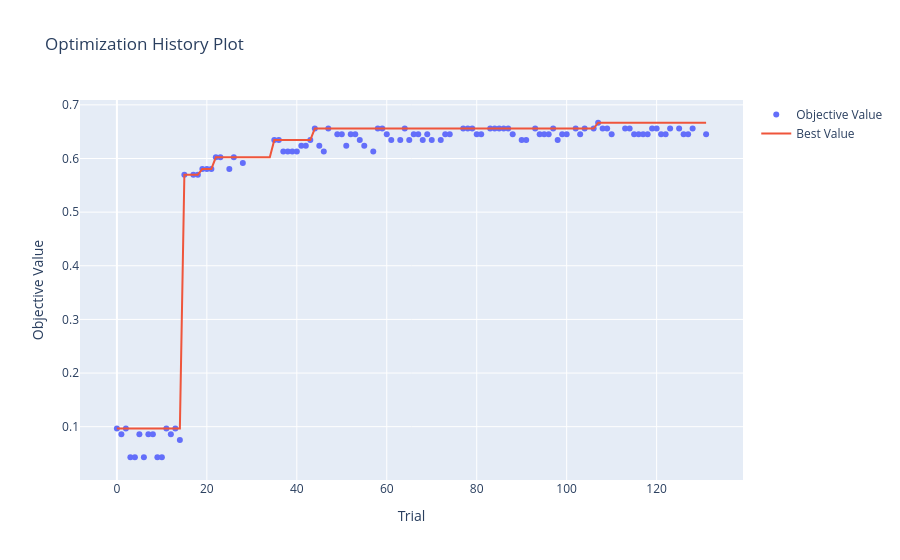

Notebook source saved alongside this figure:
### Markdown cell above
#### Визцализация optuna

### Code cell
vis.plot_optimization_history(study).show()
